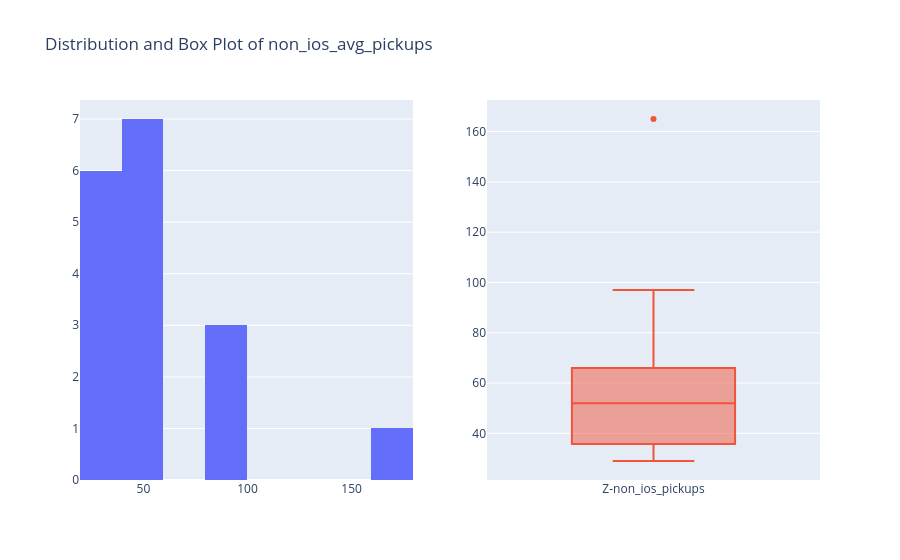

Source (notebook cell):
### Markdown cell above
### Non - IOS pickups

### Code cell
z_pickups_fig = make_subplots(rows=1, cols=2)
z_pickups_fig.add_trace(go.Histogram(x=df['non_ios_avg_pickups'], name='Distribution'), row=1, col=1)
z_pickups_fig.add_trace(go.Box(y=df['non_ios_avg_pickups'], name='Z-non_ios_pickups'), row=1, col=2)
z_pickups_fig.update_layout(title='Distribution and Box Plot of non_ios_avg_pickups', showlegend=False)
z_pickups_fig.show()

### Figure 1 — Plotly figure (JSON) as saved in the notebook; plotly's stock layout.template omitted (floating-point values rounded to 4 significant figures)
{"data": [{"name": "Distribution", "type": "histogram", "x": [null, null, null, 53, 57, null, 97, 55, 55, null, 42, 39, null, null, null, 165, null, 29, 36, 32, null, null, null, 52, null, 51, 93, null, 94, 29, 35], "xaxis": "x", "yaxis": "y"}, {"name": "Z-non_ios_pickups", "type": "box", "xaxis": "x2", "y": [null, null, null, 53, 57, null, 97, 55, 55, null, 42, 39, null, null, null, 165, null, 29, 36, 32, null, null, null, 52, null, 51, 93, null, 94, 29, 35], "yaxis": "y2"}], "layout": {"showlegend": false, "title": {"text": "Distribution and Box Plot of non_ios_avg_pickups"}, "xaxis": {"anchor": "y", "domain": [0, 0.45]}, "xaxis2": {"anchor": "y2", "domain": [0.55, 1]}, "yaxis": {"anchor": "x", "domain": [0, 1]}, "yaxis2": {"anchor": "x2", "domain": [0, 1]}}}
